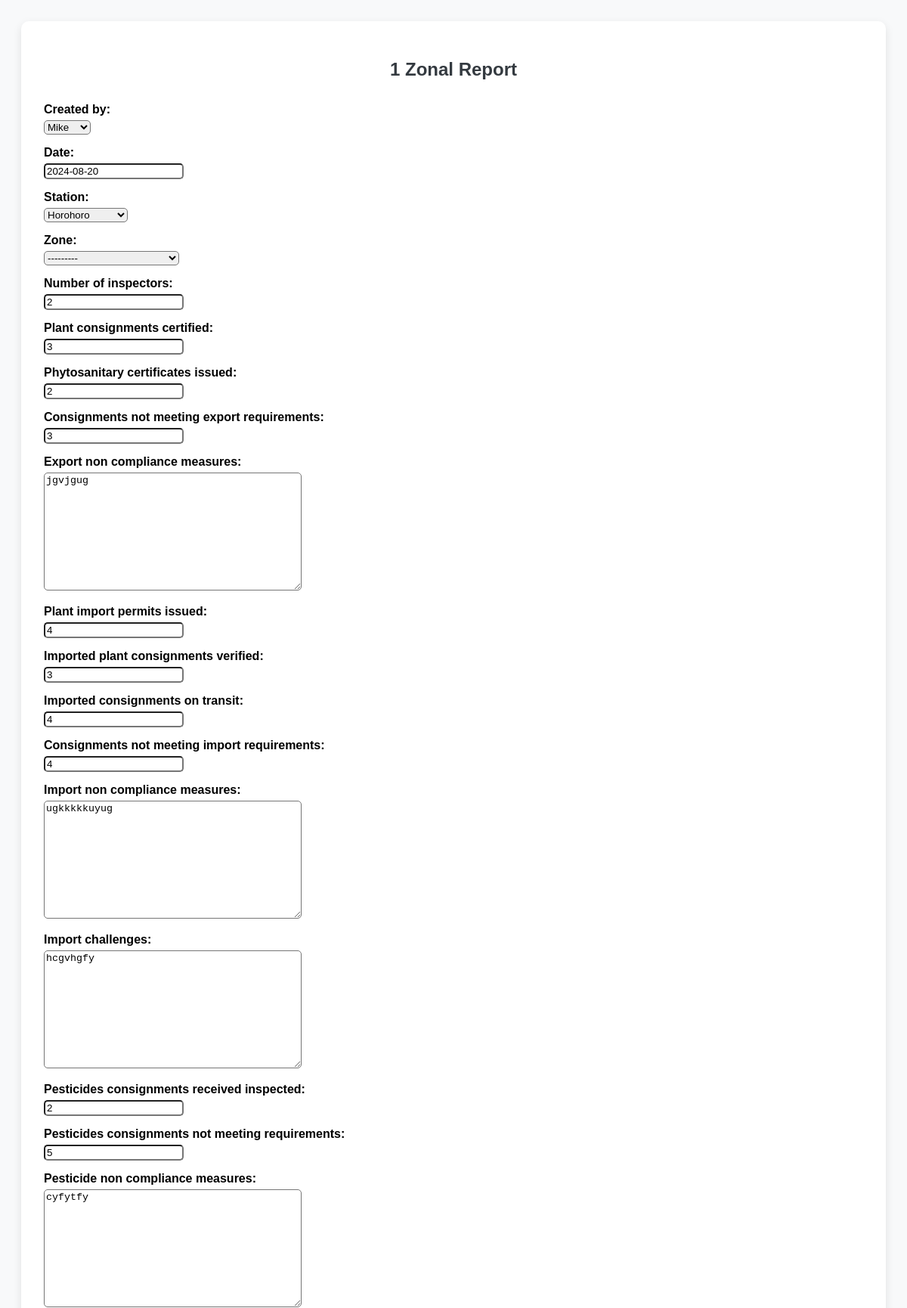
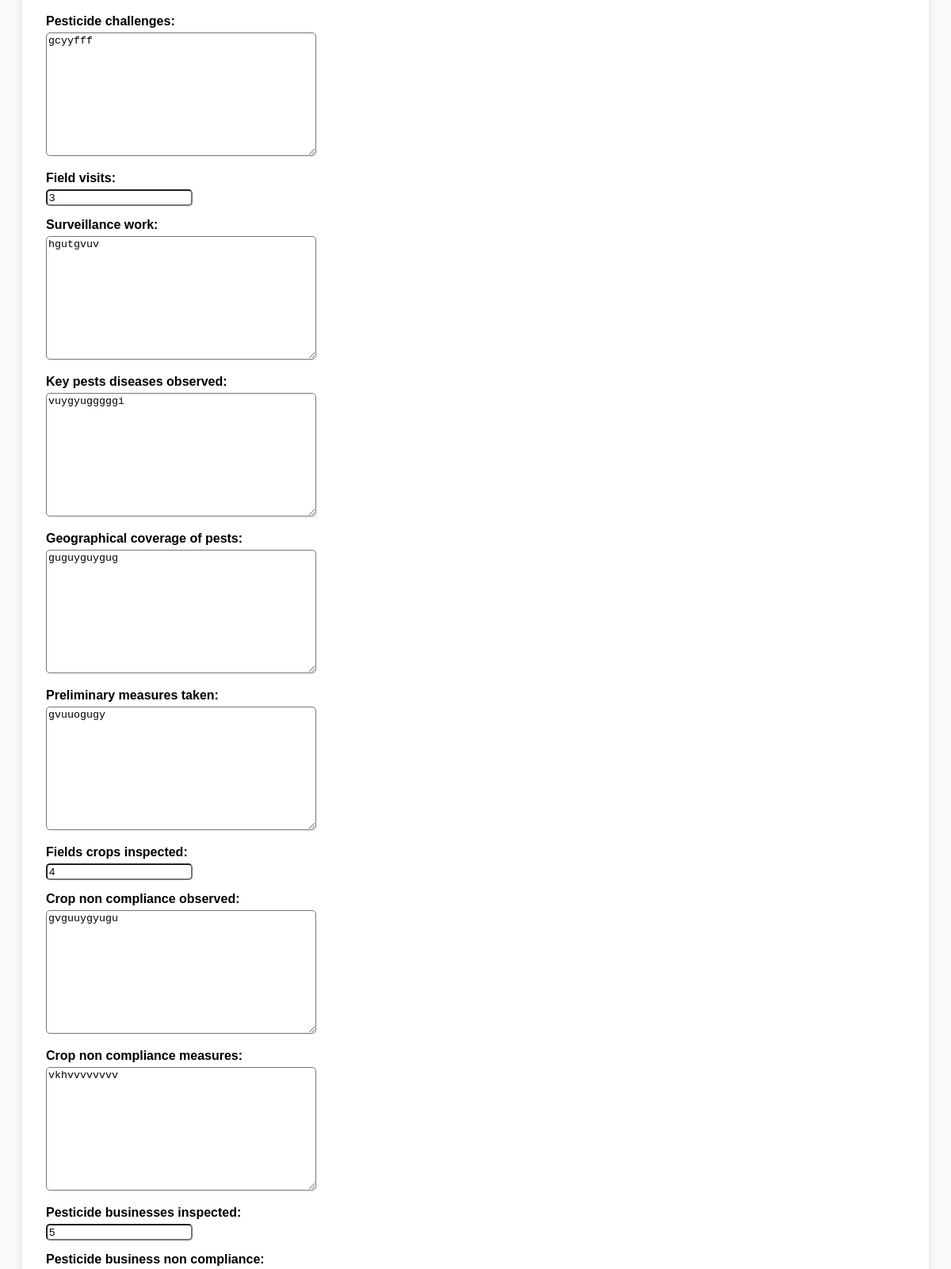
Screenshot of /ZonalReports/zonal_report/1/edit/ (signed in, upper part) with the database file from the repository (2 pictures, top to bottom).
### ZonalReports/models.py (models this page shows, shortened)
class ZonalReport(models.Model):
    STATIONS = [
        ('mtwara', 'Mtwara'), ('mtambaswala', 'Mtambaswala'), ('kasesya', 'Kasesya'),
        ('kirando', 'Kirando'), ('kabwe', 'Kabwe'), ('karema', 'Karema'),
        ('manyovu', 'Manyovu'), ('kibirizi', 'Kibirizi'), ('kigoma', 'Kigoma'),
        ('mabamba', 'Mabamba'), ('mwanza', 'Mwanza'), ('sirari', 'Sirari'),
        ('kabanga', 'Kabanga'), ('musoma', 'Musoma'), ('rusumo', 'Rusumo'),
        ('mutukula', 'Mutukula'), ('bukoba', 'Bukoba'), ('murusagamba', 'Murusagamba'),
        ('murongo', 'Murongo'), ('bukoba_airport', 'Bukoba Airport'), ('jnia', 'JNIA'),
        ('kurasini', 'Kurasini'), ('tanga', 'Tanga'), ('horohoro', 'Horohoro'),
        ('bagamoyo', 'Bagamoyo'), ('kwala', 'Kwala'), ('holili', 'Holili'),
        ('tarakea', 'Tarakea'), ('kia', 'KIA'), ('tengeru', 'Tengeru'),
        ('namanga', 'Namanga')
    ]
    ZONES = [
        ('northernzone', 'Northern Zone'), ('easternzone', 'Eastern Zone'), ('westernzone', 'Western Zone'),
        ('southernzone', 'Southern Zone'), ('southernhighlands', 'SOUTHERN HIGHLANDS'), ('lakezone', 'LAKE ZONE'),
        ('centralzone', 'CENTRAL ZONE'),
    ]
    created_by = models.ForeignKey(User, on_delete=models.CASCADE)
    date = models.DateField(default=timezone.now)
    station = models.CharField(max_length=50, choices=STATIONS)
    zone = models.CharField(max_length=50, choices=ZONES)
    number_of_inspectors = models.PositiveIntegerField()
    plant_consignments_certified = models.PositiveIntegerField()
    phytosanitary_certificates_issued = models.PositiveIntegerField()
    consignments_not_meeting_export_requirements = models.PositiveIntegerField()
    export_non_compliance_measures = models.TextField()
    plant_import_permits_issued = models.PositiveIntegerField()
    imported_plant_consignments_verified = models.PositiveIntegerField()
    imported_consignments_on_transit = models.PositiveIntegerField()
    consignments_not_meeting_import_requirements = models.PositiveIntegerField()
    import_non_compliance_measures = models.TextField()
    import_challenges = models.TextField(blank=True)
    pesticides_consignments_received_inspected = models.PositiveIntegerField()
    pesticides_consignments_not_meeting_requirements = models.PositiveIntegerField()
    pesticide_non_compliance_measures = models.TextField()
    pesticide_challenges = models.TextField(blank=True)
    field_visits = models.PositiveIntegerField()
    surveillance_work = models.TextField()
    key_pests_diseases_observed = models.TextField()
    geographical_coverage_of_pests = models.TextField()
    preliminary_measures_taken = models.TextField()
    fields_crops_inspected = models.PositiveIntegerField()
    crop_non_compliance_observed = models.TextField()
    crop_non_compliance_measures = models.TextField()
    pesticide_businesses_inspected = models.PositiveIntegerField()
    pesticide_business_non_compliance = models.TextField(blank=True)
    stakeholder_groups_met = models.PositiveIntegerField()
    stakeholder_concerns = models.TextField()
    other_field_work_activities = models.TextField()
    community_meetings_attended = models.TextField()
    community_concerns = models.TextField()
    on_call_plant_health = models.TextField(blank=True)
    on_call_pesticide_management = models.TextField(blank=True)
    other_important_matters = models.TextField(blank=True)

### ZonalReports/views.py (the view)
# urls.py: path('zonal_report/<int:pk>/edit/', views.zonal_report_update, name='zonal_report_update'),
def zonal_report_update(request, pk):
    report = get_object_or_404(ZonalReport, pk=pk)
    if request.user != report.created_by:
        return HttpResponseForbidden("You are not allowed to edit this report.")
    if request.method == 'POST':
        form = ZonalReportForm(request.POST, instance=report)
        if form.is_valid():
            form.save()
            return redirect('zonal_report_list')
    else:
        form = ZonalReportForm(instance=report)
    return render(request, 'ZonalReports/zonal_report_form.html', {'form': form})

### ZonalReports/forms.py
class ZonalReportForm(forms.ModelForm):
    class Meta:
        model = ZonalReport
        fields = '__all__'

### ZonalReports/Templates/ZonalReports/zonal_report_form.html (shortened to what this page needs)
{% load static %}
<!DOCTYPE html>
<html lang="en">
<head>
</head>
<body>
    <div class="container col-md-12">
        <h2>{{ form.instance.id|default:"New" }} Zonal Report</h2>
        <form method="post">
            <div class="row">
                {% for field in form %}
                    <div class="col-md-12 mb-3">
                        <div class="form-group">
                            {{ field.label_tag }}
                            {{ field }}
                        </div>
                    </div>
                {% endfor %}
            </div>
        </form>
    </div>
</body>
</html>

### ZonalReports/Templates/ZonalReports/zonal_report_form.html (style rules this page uses)
body { background-color: #f8f9fa; font-family: 'Arial', sans-serif; padding: 20px; }
.container { background-color: #fff; padding: 30px; border-radius: 10px; box-shadow: 0 4px 12px rgba(0, 0, 0, 0.1); margin: auto; }
h2 { text-align: center; color: #343a40; font-weight: bold; margin-bottom: 30px; }
.form-group { margin-bottom: 15px; }
.form-group label { font-weight: 600; display: block; margin-bottom: 5px; }
.form-control { border-radius: 5px; }

### rows the page displays
ZonalReport: instance.id "1", form "Mike" "2024-08-20" "Horohoro" "---------" "2" "3" "2" "3" "jgvjgug" "4" "3" "4" "4" "ugkkkkkuyug" "hcgvhgfy" "2" "5" "cyfytfy" "gcyyfff" "3" "hgutgvuv" "vuygyugggggi" "guguyguygug" "gvuuogugy" "4" "gvguuygyugu" "vkhvvvvvvvv" "5"

### other values shown
{{ field.label_tag }} "Created by:" "Date:" "Station:" "Zone:" "Number of inspectors:" "Plant consignments certified:" "Phytosanitary certificates issued:" "Consignments not meeting export requirements:" "Export non compliance measures:" "Plant import permits issued:" "Imported plant consignments verified:" "Imported consignments on transit:" "Consignments not meeting import requirements:" "Import non compliance measures:" "Import challenges:" "Pesticides consignments received inspected:" "Pesticides consignments not meeting requirements:" "Pesticide non compliance measures:" "Pesticide challenges:" "Field visits:" "Surveillance work:" "Key pests diseases observed:" "Geographical coverage of pests:" "Preliminary measures taken:" "Fields crops inspected:" "Crop non compliance observed:" "Crop non compliance measures:" "Pesticide businesses inspected:" "Pesticide business non compliance:"
